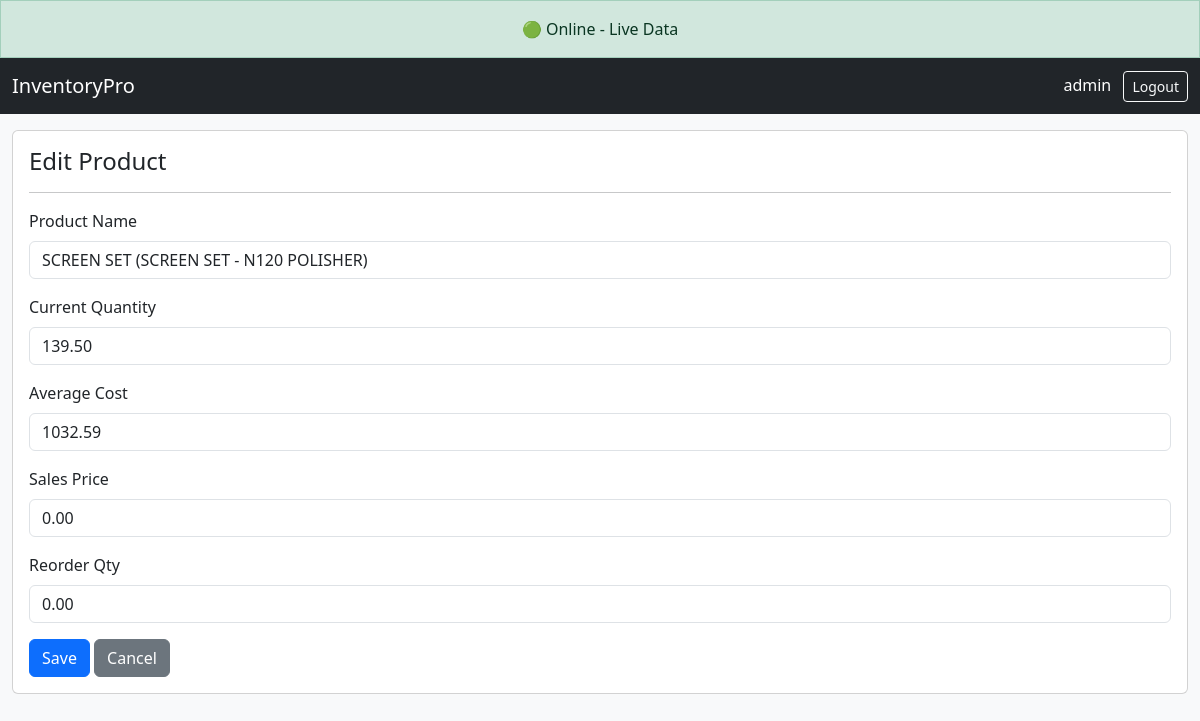
/product/414/edit/ (signed in), run on the app's committed database.
### inventory/models.py (models this page shows, shortened)
class Product(models.Model):
    product_name = models.CharField(
        max_length=250,
        unique=True,
        db_index=True,
    )
    category = models.CharField(
        max_length=150,
        blank=True,
        default="",
        db_index=True,
    )
    subcategory = models.CharField(
        max_length=150,
        blank=True,
        default="",
        db_index=True,
    )
    level3 = models.CharField(
        max_length=150,
        blank=True,
        default="",
        db_index=True,
    )
    level4 = models.CharField(
        max_length=150,
        blank=True,
        default="",
        db_index=True,
    )
    hierarchy_path = models.CharField(
        max_length=600,
        blank=True,
        default="",
        db_index=True,
    )
    qty = models.DecimalField(
        max_digits=18,
        decimal_places=2,
        default=Decimal("0.00"),
    )
    avg_cost = models.DecimalField(
        max_digits=18,
        decimal_places=2,
        default=Decimal("0.00"),
    )
    sales_price = models.DecimalField(
        max_digits=18,
        decimal_places=2,
        default=Decimal("0.00"),
    )
    reorder_qty = models.DecimalField(
        max_digits=18,
        decimal_places=2,
        default=Decimal("0.00"),
    )
    STATUS_CHOICES = (
        ("OK", "OK"),
        ("LOW", "LOW"),
        ("NIL", "NIL"),
    )
    status = models.CharField(
        max_length=10,
        choices=STATUS_CHOICES,
        default="OK",
        db_index=True,
    )
    active = models.BooleanField(
        default=True,
        db_index=True,
    )
    updated_at = models.DateTimeField(
        auto_now=True,
    )
    class Meta:
        ordering = [
            "category",
            "subcategory",
            "level3",
            "level4",
            "product_name",
        ]
        indexes = [
            models.Index(fields=["product_name"]),
            models.Index(fields=["category"]),
            models.Index(fields=["subcategory"]),
            models.Index(fields=["level3"]),
            models.Index(fields=["level4"]),
            models.Index(fields=["hierarchy_path"]),
            models.Index(fields=["active"]),
            models.Index(fields=["status"]),
        ]

### inventory/views.py (the view)
# urls.py: path("product/<int:pk>/edit/", views.product_edit, name="product_edit"),
@staff_member_required
def product_edit(request, pk):
    product = get_object_or_404(Product, id=pk, active=True)
    if request.method == "POST":
        form = ProductAdminForm(request.POST, instance=product)
        if form.is_valid():
            form.save()
            product.calculate_status()
            product.save()
            messages.success(request, "Product updated successfully.")
            return redirect("dashboard")
    else:
        form = ProductAdminForm(instance=product)
    return render(
        request,
        "inventory/product_edit.html",
        {"form": form, "product": product}
    )

### inventory/forms.py (shortened to what this page needs)
class ProductAdminForm(forms.ModelForm):
    class Meta:
        model = Product
        fields = [
            "sales_price",
            "reorder_qty",
        ]
        widgets = {
            "sales_price": forms.NumberInput(
                attrs={
                    "class": "form-control",
                    "step": "0.01",
                    "min": "0",
                }
            ),
            "reorder_qty": forms.NumberInput(
                attrs={
                    "class": "form-control",
                    "step": "1",
                    "min": "0",
                }
            ),
        }

### inventory/templates/inventory/product_edit.html (shortened to what this page needs)
{% extends "inventory/base.html" %}
{% block content %}
<div class="card">
<div class="card-body">
<h4>
Edit Product
</h4>
<hr>
<div class="mb-3">
<label class="form-label">
Product Name
</label>
<input class="form-control"
       value="{{ product.product_name }}"
       readonly>
</div>
<div class="mb-3">
<label class="form-label">
Current Quantity
</label>
<input class="form-control"
       value="{{ product.qty }}"
       readonly>
</div>
<div class="mb-3">
<label class="form-label">
Average Cost
</label>
<input class="form-control"
       value="{{ product.avg_cost }}"
       readonly>
</div>
<form method="post">
<div class="mb-3">
<label class="form-label">
Sales Price
</label>
{{ form.sales_price }}
</div>
<div class="mb-3">
<label class="form-label">
Reorder Qty
</label>
{{ form.reorder_qty }}
</div>
<button class="btn btn-primary">
Save
</button>
<a href="{% url 'dashboard' %}"
class="btn btn-secondary">
Cancel
</a>
</form>
</div>
</div>
{% endblock %}

### inventory/templates/inventory/base.html (shortened to what this page needs)
<!DOCTYPE html>
<html lang="en">
<head>
    {% load static %}
    <link href="{% static 'inventory/css/bootstrap.min.css' %}" rel="stylesheet">
    <link rel="stylesheet" href="{% static 'inventory/css/dashboard.css' %}">
</head>
<body>
    <div id="network-status" class="alert alert-success text-center mb-0 rounded-0">
        🟢 Online - Live Data
    </div>
    <nav class="navbar navbar-dark bg-dark">
        <div class="container-fluid">
            <span class="navbar-brand">InventoryPro</span>
            <div class="text-white">
                <span>{{ request.user.username }}</span>
                <a href="{% url 'logout' %}" class="btn btn-sm btn-outline-light ms-2">Logout</a>
            </div>
        </div>
    </nav>
    <div class="container-fluid mt-3">
        {% block content %}
        {% endblock %}
    </div>
</body>
</html>

### inventory/static/inventory/css/dashboard.css (style rules this page uses)
body { background-color: #f8f9fa; }

### data on the page
Product: product_name "SCREEN SET (SCREEN SET - N120 POLISHER)", qty "139.50", avg_cost "1032.59", sales_price "0.00", reorder_qty "0.00"

### other printed values
{{ request.user.username }} "admin"
